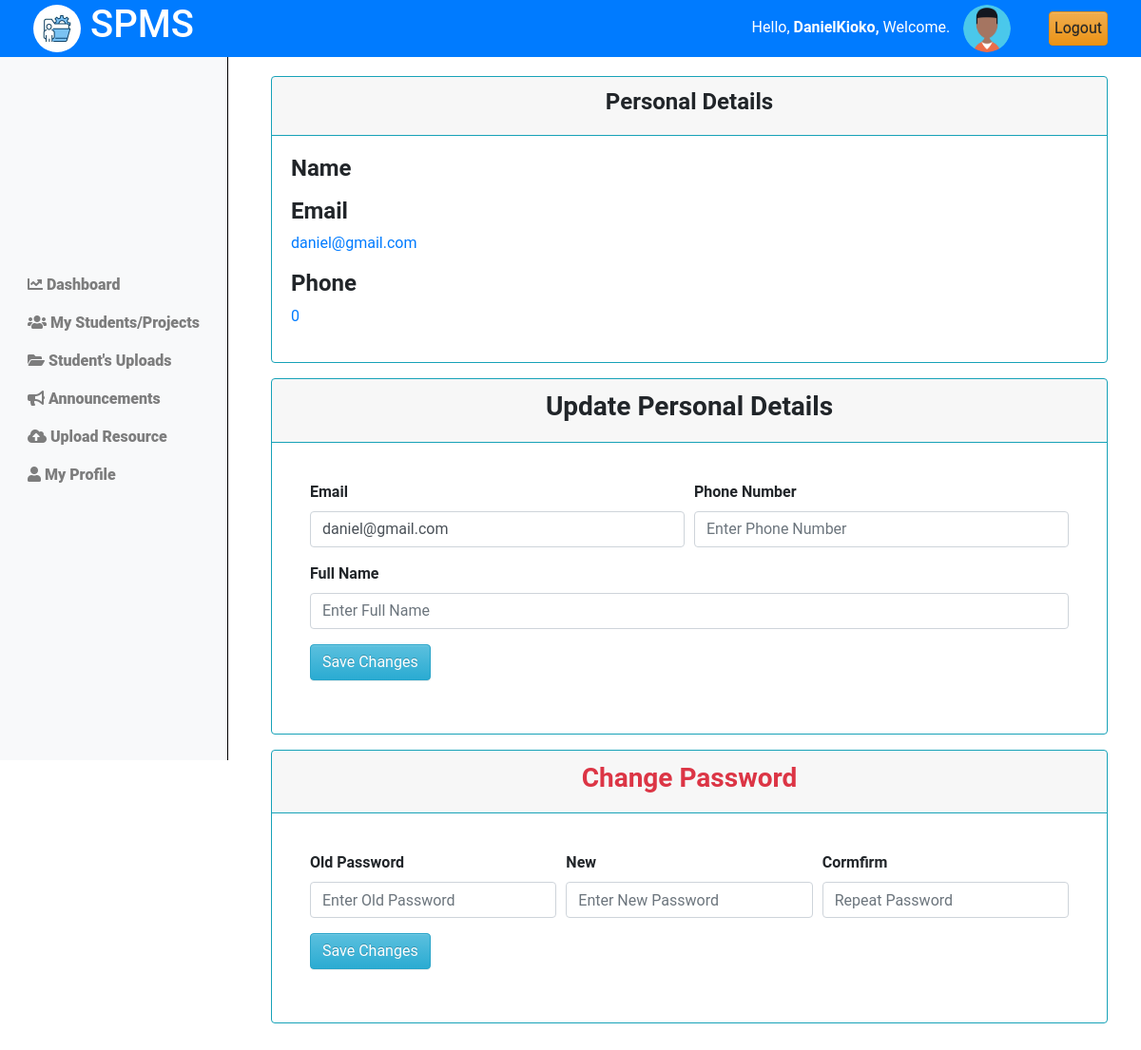
/supervisor/my_profile/ (signed in), run on an earlier commit of the app's database.
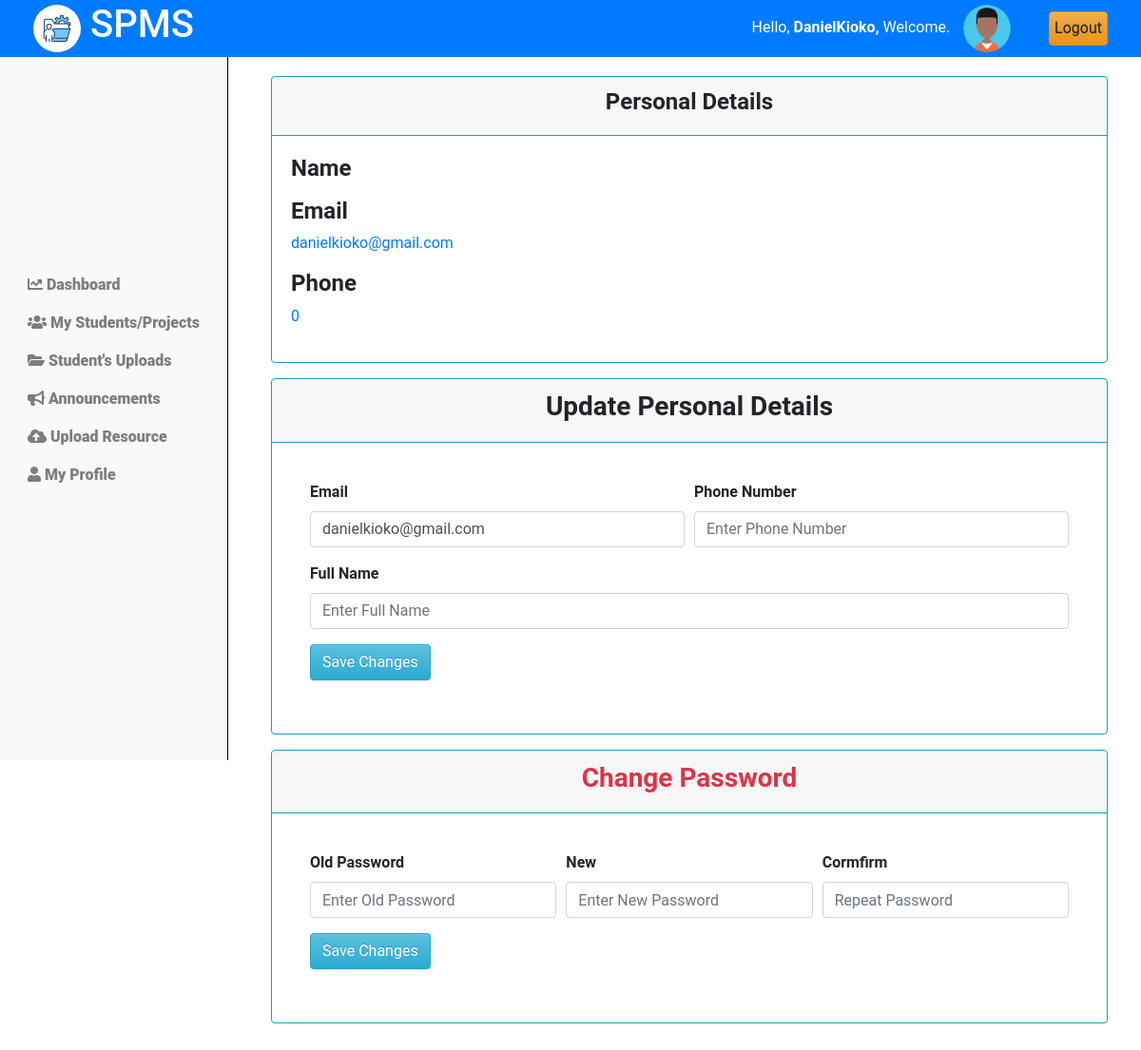
And on a later commit of the database.
### projectsApp/models.py (models this page shows)
class Coordinator(AbstractUser):
    pass

### projectsApp/views.py (the view)
# urls.py: path('supervisor/my_profile/', views.supervisor_profile, name='supervisor_profile'),
def supervisor_profile(request):
    current_user = request.user
    context = {
        'current_user':current_user
    }
    return render(request, 'supervisors/profile.html', context)

### projectsApp/templates/supervisors/profile.html (shortened to what the changed rows need)
{% extends 'base_cord.html' %}
{% load static %}
{% block content %}
<div class="content">
    <div class="container-fluid">
        <div class="row mb-3">
            <div class="col-md">
                <div class="card border-info bg-muted">
                    <div class="card-body">
                        <div class="row">
                            <div class="col-md">
                                <h4><b>Email</b></h4>
                                <p class="text-primary">{{current_user.email}}</p>
                            </div>
                        </div>
                    </div>
                </div>
            </div>
        </div>
        <div class="row mb-3">
            <div class="col-md">
                <div class="card border-info">
                    <div class="card-body">
                        <div class="card-body">
                            <form action="{% url "update_details_lec" %}" method="post">
                                <div class="form-row">
                                    <div class="col">
                                        <div class="form-group">
                                            <label for="email"><b>Email</b></label>
                                            <input type="email" class="form-control" id="email" placeholder="Email" name="email" value="{{current_user.email}}" required>
                                        </div>
                                    </div>
                                </div>
                            </form>
                        </div>
                    </div>
                </div>
            </div>
        </div>
    </div>
</div>
<link rel="stylesheet" href="{% static 'css/profile.css' %}">
{% endblock %}

### projectsApp/templates/base_cord.html (shortened to what this page needs)
{% load static %}
<!doctype html>
<html class="no-js h-100" lang="en">
  <head>
    <link href="https://use.fontawesome.com/releases/v5.0.6/css/all.css" rel="stylesheet">
    <link href="https://stackpath.bootstrapcdn.com/bootstrap/4.5.2/css/bootstrap.min.css" rel="stylesheet">
    <link rel="stylesheet" href="https://cdn.jsdelivr.net/npm/bootstrap@3.3.7/dist/css/bootstrap-theme.min.css">
</head>
<body>
    <header>
        <div class="container-fluid">
            <div class="row align-items-center">
                <div class="col-md-3">
                    <div class="left">
                        <img src="{% static 'images/logo.jpg' %}" alt="Logo" class="logo">
                        <h1>SPMS</h1>
                    </div>
                </div>
                <div class="col-md-9 d-flex justify-content-end">
                    <div class="row align-items-center">
                        <div class="col-auto">
                            <span class="username mb-3" style="padding:10px;">
                                Hello,
                                <strong>
                                    {% if request.user.is_authenticated %}
                                        {% if request.user.is_staff %}
                                            {{ request.user.username }},
                                        {% else %}
                                            {{ request.user.name }},
                                        {% endif %}
                                    {% else %}
                                        Guest,
                                    {% endif %}
                                </strong>
                                Welcome.
                            </span>
                            <img src="{% static 'images/profile.png'%}" alt="Profile Picture" class="profile-pic">
                        </div>
                        <div class="col-auto">
                            <a href="{% url 'logout' %}" class="btn btn-warning" style="padding:5px;">Logout</a>
                        </div>
                    </div>
                </div>
            </div>
        </div>
    </header>
    {% block content %}
    {% endblock %}
</body>
</html>

What changed in the data, as far as the page shows it:
changed Coordinator "DanielKioko": email "daniel@gmail.com" → "danielkioko@gmail.com"
